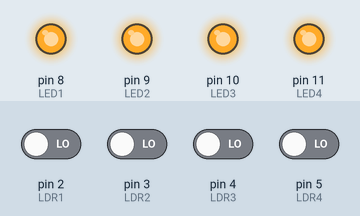
Recording of a sketch running on a simulated Arduino Uno, built with avr-gcc and run on an emulated ATmega328P. Shown: output pins drawn as LEDs (lit = HIGH). The test bench sets the inputs (shaded band); at power-on: pin 2 (LDR1), pin 3 (LDR2), pin 4 (LDR3), pin 5 (LDR4) LOW.

Above: at 1.2 s.
1.3 s: pin 2 (LDR1) driven HIGH
At 2.4 s:
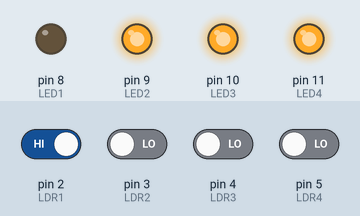
2.8 s: pin 3 (LDR2) driven HIGH
At 3.5 s:
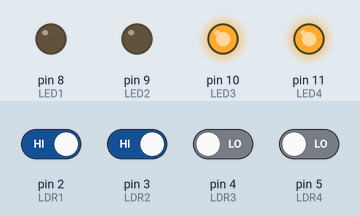
4.3 s: pin 4 (LDR3) driven HIGH
At 4.6 s:
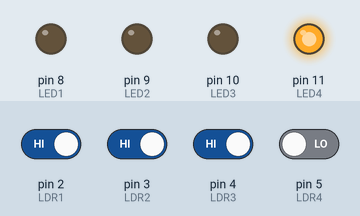
5.8 s: pin 5 (LDR4) driven HIGH
At 7.0 s:
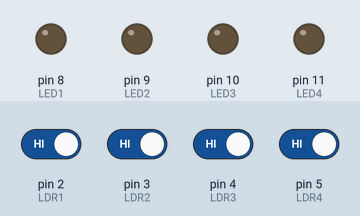
7.3 s: pin 2 (LDR1) driven LOW
At 8.1 s:
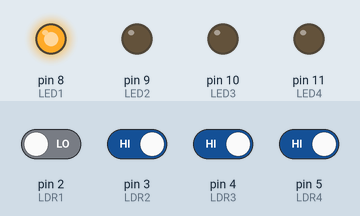
8.8 s: pin 3 (LDR2) driven LOW
At 9.3 s:
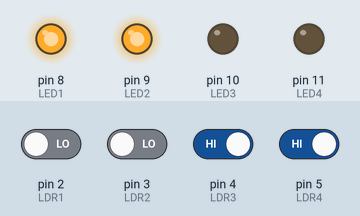
Timing chart, 0 to 11.3 s (numbered marks = the images above; inputs shaded):
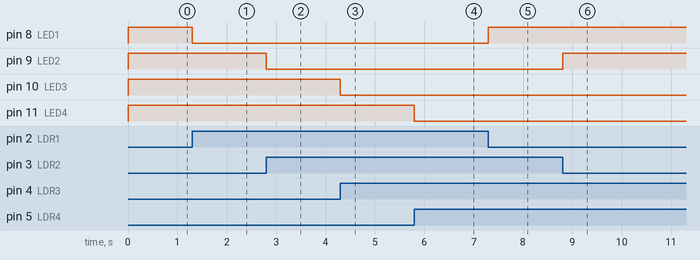

Measured:
- after the input at 1.3 s, pin 8 (LED1): HIGH → LOW at once
- after the input at 2.8 s, pin 9 (LED2): HIGH → LOW at once
- after the input at 4.3 s, pin 10 (LED3): HIGH → LOW at once
- after the input at 5.8 s, pin 11 (LED4): HIGH → LOW at once
- after the input at 7.3 s, pin 8 (LED1): LOW → HIGH at once
- after the input at 8.8 s, pin 9 (LED2): LOW → HIGH at once

The sketch:

Smart-Lighting-LDR.ino
```cpp
#define LDR1 2
#define LDR2 3
#define LDR3 4
#define LDR4 5

#define LED1 8
#define LED2 9
#define LED3 10
#define LED4 11

void setup() {
  pinMode(LDR1, INPUT);
  pinMode(LDR2, INPUT);
  pinMode(LDR3, INPUT);
  pinMode(LDR4, INPUT);

  pinMode(LED1, OUTPUT);
  pinMode(LED2, OUTPUT);
  pinMode(LED3, OUTPUT);
  pinMode(LED4, OUTPUT);
}

void controlLight(int ldrPin, int ledPin) {
  if (digitalRead(ldrPin) == LOW)
    digitalWrite(ledPin, HIGH);
  else
    digitalWrite(ledPin, LOW);
}

void loop() {
  controlLight(LDR1, LED1);
  controlLight(LDR2, LED2);
  controlLight(LDR3, LED3);
  controlLight(LDR4, LED4);
}
```
